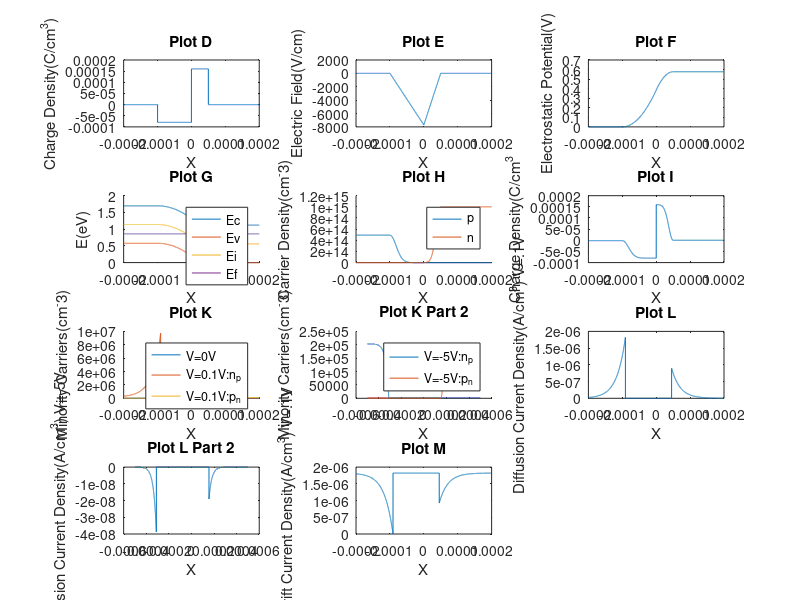

Write MATLAB code to recreate this figure.
Ks=11.7; % Relative permittivity of Silicon (unitless)
e_0=8.854e-14; % in F/cm
q=1.6e-19; % Charge of an electron in C
k=8.617e-5; % in eV/K
T=300; % Temp in Kelvin
ni=1e10; % Intrinic carrier concentration in Si at 300k (cm^-3)
Eg=1.12; % Gap energy for Si in eV

N_A=5e14; % P-side acceptor doping in cm^-3
N_D=1e15; % N-side donor doping in cm^-3
V_A=0; % Bias voltage

Vbi=k*T*log(N_A*N_D/ni^2); % Built in electrostatic potential in V

x_n=sqrt(2*Ks*e_0/q*N_A/(N_D*(N_A+N_D))*(Vbi-V_A)); % n-side depletion region width in cm
x_p=sqrt(2*Ks*e_0/q*N_D/(N_A*(N_A+N_D))*(Vbi-V_A)); % p-side depletion region width in cm

% all in cm
maximum=2e-4;
minimum=-maximum;
dx=1e-7;
x=minimum:dx:maximum;

a=zeros(1, int32((maximum-x_p)/dx));
b=ones(1, int32(x_p/dx))*-N_A*q;
c=ones(1, int32(x_n/dx))*N_D*q;
d=zeros(1, int32((maximum-x_n)/dx+1));
rho=[a b c d]; % charge density in cm^-3

subplot(4,3,1);
plot(x, rho);
title('Plot D')
xlabel('X');
ylabel('Charge Density(C/cm^3)');

E=cumtrapz(rho)/(Ks*e_0)*dx; % multiply by dx since x is spaced dx cm apart
subplot(4,3,2);
plot(x,E);
title('Plot E');
xlabel('X');
ylabel('Electric Field(V/cm)');

V=-cumtrapz(E)*dx; % multiply by dx since x is spaced dx cm apart
subplot(4,3,3);
plot(x,V);
title('Plot F');
xlabel('X');
ylabel('Electrostatic Potential(V)');

E_c=-V+Eg+Vbi; % set bottom of Valence band on n side to 0 energy
E_v=E_c-Eg;
E_i=(E_c+E_v)/2;
% E_f=E_i(int32(length(x)/2))*ones(1, length(x));Ef=Ei at the
% junction-False
E_f=ones(1, length(E_i))*(E_i(length(E_i))+k*T*log(N_D/ni));
subplot(4,3,4);
hold on;
plot(x,E_c, 'DisplayName', 'E_c');
plot(x,E_v, 'DisplayName', 'E_v');
plot(x,E_i, 'DisplayName', 'E_i');
plot(x,E_f, 'DisplayName', 'E_f');
legend('Ec', 'Ev', 'Ei', 'Ef');
title('Plot G');
xlabel('X');
ylabel('E(eV)');
hold off;

p=ni*exp((E_i-E_f)/(k*T));
n=ni^2*ones(1,length(p))./p;
% n=ni*exp((E_f-E_i)/(k*T));
subplot(4,3,5);
hold on;
plot(x,p);
plot(x,n);
hold off;
legend('p', 'n');
title('Plot H');
xlabel('X');
ylabel('Carrier Density(cm^-3)');

%recalculate charge density using carrier densities for a better
%approximation
rho_real=q*(p - n + [-ones(1,int32(length(x)/2))*N_A, ones(1,int32(length(x)/2)-1)*N_D]);
subplot(4, 3, 6);
plot(x, rho_real);
title('Plot I');
xlabel('X');
ylabel('Charge Density(C/cm^3');

% Must recalculate depletion region bounds since bias applies
V_A=.1;
x_n=sqrt(2*Ks*e_0/q*N_A/(N_D*(N_A+N_D))*(Vbi-V_A));
x_p=sqrt(2*Ks*e_0/q*N_D/(N_A*(N_A+N_D))*(Vbi-V_A));

L=.25e-4; % Minority carrier diffusion length in cm
n_p=n(1) + n(1)*(exp(V_A/(k*T))-1)*exp(((x+ones(1, length(x))*(x_p))/L)); % Minority electron concentration in p-side in cm^-3
p_n=p(length(p)) + p(length(p))*(exp(V_A/(k*T))-1)*exp((-(x-ones(1, length(x))*(x_n))/L)); % Minority hole concentration in n-side in cm^-3
bound = -ones(1, length(x))*x_p > x;
n_p=n_p.*bound;
bound = ones(1, length(x))*x_n < x;
p_n=p_n.*bound;

subplot(4,3,7);
hold on;
plot(x, zeros(1, length(x)));
plot(x,n_p);
plot(x,p_n);
hold off;
title('Plot K');
xlabel('X');
ylabel('Minority Carriers(cm^-3)');
legend('V=0V', 'V=0.1V:n_p', 'V=0.1V:p_n');

D=30;
J_ndiff=q*D*gradient(n_p)/dx; % Electron diffusion current on p-side in A/cm^3
J_pdiff=-q*D*gradient(p_n)/dx; % Hole diffusion current on n-side in A/cm^3
% Remove unrealistic points from sharp cuttoff on minotiry carrier concentrations
bound = -ones(1, length(x))*(x_p+dx) > x;
J_ndiff=J_ndiff.*bound;
bound=ones(1, length(x))*(x_n+dx) < x;
J_pdiff=J_pdiff.*bound;
J_diff=J_ndiff+J_pdiff;

subplot(4,3,9);
plot(x,J_diff);
title('Plot L');
xlabel('X');
ylabel('Diffusion Current Density(A/cm^3) V=.1V');

J_drift=ones(1, length(x))*max(J_diff)-J_diff;
subplot(4,3,11);
plot(x,J_drift);
title('Plot M');
xlabel('X');
ylabel('Drift Current Density(A/cm^3) V=.1V');

maximum=5e-4;
minimum=-maximum;
dx=1e-7;
x=minimum:dx:maximum; % Need a wider plot to account for much larger depletion region at negative biasing

% Repeat previous steps for a large negative bias

V_A=-5;
x_n=sqrt(2*Ks*e_0/q*N_A/(N_D*(N_A+N_D))*(Vbi-V_A));
x_p=sqrt(2*Ks*e_0/q*N_D/(N_A*(N_A+N_D))*(Vbi-V_A));

n_p=n(1) + n(1)*(exp(V_A/(k*T))-1)*exp(((x+ones(1, length(x))*(x_p))/L));
p_n=p(length(p)) + p(length(p))*(exp(V_A/(k*T))-1)*exp((-(x-ones(1, length(x))*(x_n))/L));
bound = -ones(1, length(x))*x_p > x;
n_p=n_p.*bound;
bound = ones(1, length(x))*x_n < x;
p_n=p_n.*bound;

subplot(4,3,8);
hold on;
plot(x,n_p);
plot(x,p_n);
hold off;
title('Plot K Part 2');
xlabel('X');
ylabel('Minority Carriers(cm^-3)');
legend('V=-5V:n_p', 'V=-5V:p_n');

J_ndiff=q*D*gradient(n_p)/dx; % Correct for x step size
J_pdiff=-q*D*gradient(p_n)/dx;
bound = -ones(1, length(x))*(x_p+dx) > x;
J_ndiff=J_ndiff.*bound;
bound=ones(1, length(x))*(x_n+dx) < x;
J_pdiff=J_pdiff.*bound;
J_diff=J_ndiff+J_pdiff;

subplot(4,3,10);
plot(x,J_diff);
title('Plot L Part 2');
xlabel('X');
ylabel('Diffusion Current Density(A/cm^3) V=-5V');
